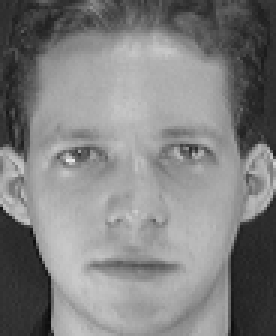
#> input picture orl_faces/s1/1.pgm, 92 x 112 px, found by its file name (shown 3 times larger)
$ jupyter execute --allow-errors facial_recogonition_knn.ipynb   (shell and % lines are left out)   (Python 2 division)
#> lines starting #> are read from the running program, lines starting #| are printed output that depends on the picture
[cell 1]
import cv2
import numpy as np
from matplotlib import pyplot as plt
import matplotlib.image as mpimg
import sklearn
from sklearn.neighbors import KNeighborsClassifier as KNN
import datetime as dt

[cell 2]
num=1
string =repr(num)
print 's'+string
img=plt.imread('1.pgm')
#> img is the input picture: shape (112, 92); min 11, max 234, mean 128.3
print img.shape
#| (112, 92)
#> `img= img.reshape(112*92,)`: img = 10304 values, max 234 at index 4898, min 11 at index 9676, mean 128.3

[cell 3]
imag_list=[]
label=[]
#> (the rest of this cell did not finish here and is left out)

[cell 4]
imag_array=np.asarray(imag_list)
print imag_array.shape
#| (5, 10304)

[cell 5]
plt.imshow(imag_array[0,:].reshape(112,92),cmap='gray')

[cell 6]
plt.imshow(imag_array[1,:].reshape(112,92),cmap='gray')
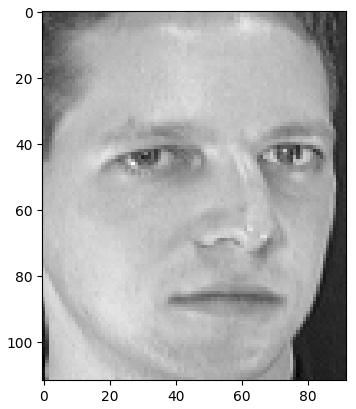
#> figure drawn by matplotlib, 1 panel
